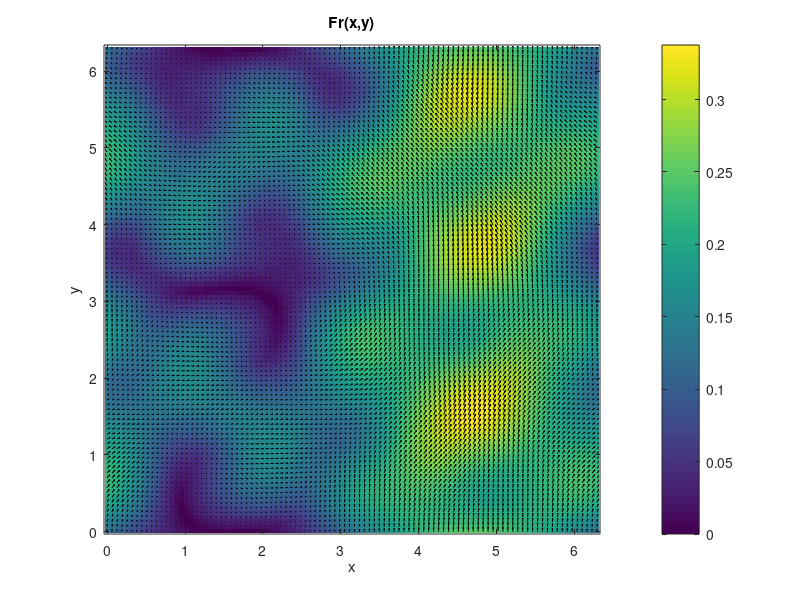

This figure's MATLAB source:
[x,y] = meshgrid(linspace(0,2*pi,100));
rho = 7900;
mu = 1e-1;
g = 9.81;
L = (max(max(x)) + max(max(y)))/2;

u =  sin(y) + 0.5*cos(3*x).*sin(2*y);
v = -sin(x) + 0.5*sin(3*y).*cos(2*x)+rand;


speed = sqrt(u.^2 + v.^2);
Re = rho * speed .* L / mu; % Trägheitskräfte zu viskosen Kräfte

Fr = speed ./ sqrt(g .* L);  % Trägheitskräfte zu Schwerekräfte

figure
imagesc(x(1,:), y(:,1), Fr)
set(gca,'YDir','normal')
colorbar
xlabel('x')
ylabel('y')
title('Fr(x,y)')

hold on
quiver(x,y,u,v,'k')
hold off
